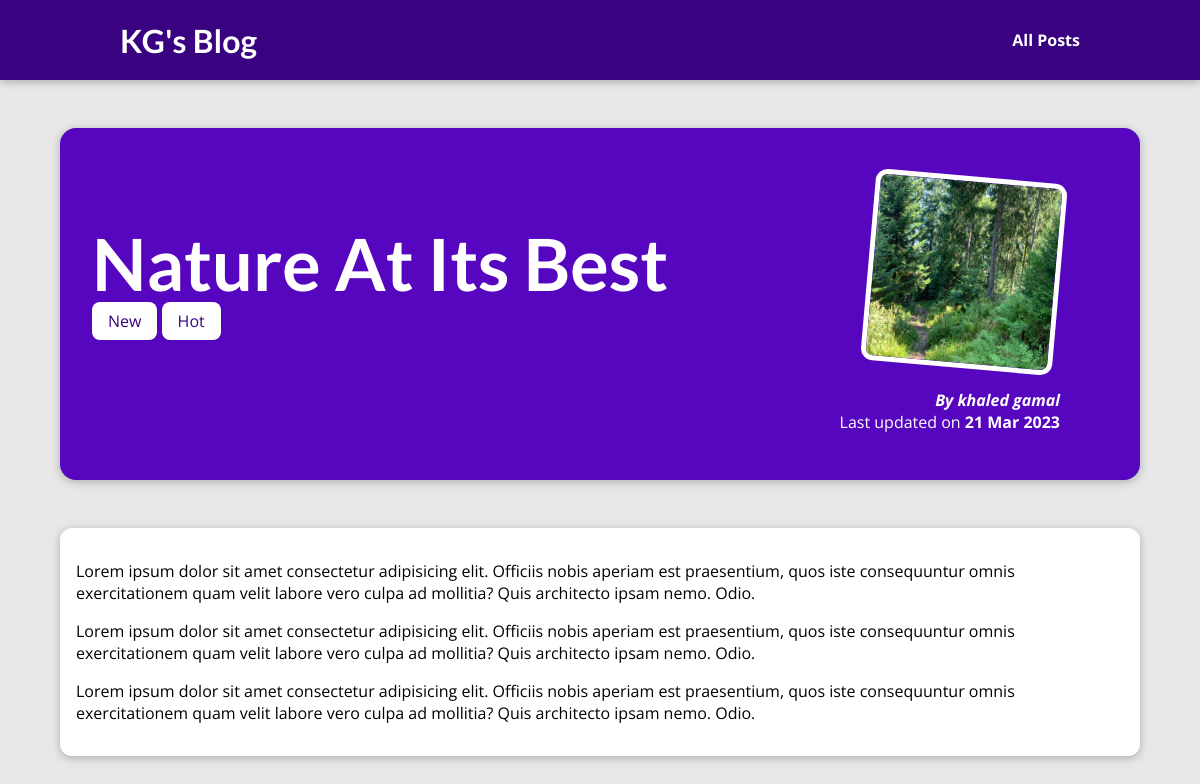
The page /posts/nature-at-its-best/ on the database its author committed.
### blog/models.py (models this page shows, shortened)
class Post(models.Model):
    title = models.CharField(max_length=100)
    excerpt = models.TextField(max_length=500)
    image = models.ImageField( upload_to='posts', null=True)
    date = models.DateField(auto_now=True)
    slug = models.SlugField(unique=True, db_index=True)
    content = models.TextField(validators=[MinLengthValidator(10)])
    author = models.ForeignKey(
        "Author",  on_delete=models.SET_NULL, null=True, related_name='posts')
    tags = models.ManyToManyField("Tag")

class Tag(models.Model):
    caption = models.CharField(max_length=20)

class Author(models.Model):
    first_name = models.CharField(max_length=50)
    last_name = models.CharField(max_length=50)
    email_address = models.EmailField(max_length=254)
    def full_name(self):
        return f'{self.first_name} {self.last_name}'
    def __str__(self):
        return self.full_name()

### blog/views.py (the view)
# urls.py: path('posts/<slug:slug>/', views.SinglePostView.as_view(), name='post-detail-page'),
class SinglePostView(DetailView):
    template_name = 'blog/post-detail.html'
    model = Post
    def get_context_data(self, **kwargs):
        context = super().get_context_data(**kwargs)
        context["post_tags"] = self.object.tags.all() #access all the tags for this given post
        return context

### blog/templates/blog/post-detail.html (shortened to what this page needs)
{% extends 'base.html' %}
{% load static %}
{% block css_files %}
    <link rel="stylesheet" href="{% static 'blog/post-detail.css' %}">
{% endblock css_files %}
{% block body %}
    <section id="summary">
        <h2>{{post.title}}</h2>
        <div>
            {% for tag in post_tags  %}
                <span class='tag'>{{tag.caption}}</span>
            {% endfor %}
        </div>
        <article>
            <img src="{{post.image.url}}" alt="{{post.title}}" />
            <address>By <a href="mailto:{{post.author.email_address}}">{{post.author}}</a></address>
            <div>Last updated on <time>{{post.date|date:'d M Y'}}</time></div>
        </article>
    </section>
    <main>
        {{post.content|linebreaks}}
    </main>
{% endblock body %}

### static/app.css (style rules this page uses)
* { box-sizing: border-box; }
html { font-family: 'Open Sans', 'Lato', sans-serif; }
body { margin: 0; }
h1, h2, h3 { font-family: 'Lato', sans-serif; font-weight: bold; }

### blog/static/blog/post-detail.css (style rules this page uses)
body { background-color: #e7e7e7; }
#summary { margin: 8rem auto 3rem auto; padding: 2rem; width: 90%; max-width: 90rem; border-radius: 16px; background-color: #5706c0; position: relative; box-shadow: 0 2px 8px rgba(0, 0, 0, 0.25); height: 22rem; }
#summary h2 { color: white; font-size: 4.5rem; margin-bottom: 0.25rem; }
#summary article { position: absolute; top: 2rem; right: 3rem; padding: 1rem 2rem; border-radius: 12px; text-align: right; color: white; }
#summary article img { width: 12rem; height: 12rem; border-radius: 12px; transform: rotateZ(5deg); border: 5px solid white; margin-bottom: 1rem; }
#summary address { font-weight: bold; }
#summary a { color:white; text-decoration: none; }
#summary time { font-weight: bold; }
main { width: 90%; max-width: 90rem; margin: 3rem auto; background-color: white; padding: 1rem; border-radius: 12px; box-shadow: 0 2px 8px rgba(0, 0, 0, 0.25); }
.tag { background-color: white; color: #390281; padding: 0.5rem 1rem; border-radius: 8px; }

### rows shown on the page
Post: title "Nature At Its Best", image (picture), author "khaled gamal", date "21 Mar 2023", content "Lorem ipsum dolor sit amet consectetur adipisicing elit. Officiis nobis aperiam est praesentium, quos iste consequuntur omnis exercitationem quam velit labore vero culpa ad mollitia? Quis architecto ipsam nemo. Odio. Lorem ipsum dolor sit amet consectetur adipisicing elit. Officiis nobis aperiam est praesentium, quos iste consequuntur omnis exercitationem quam velit labore vero culpa ad mollitia? Quis architecto ipsam nemo. Odio. Lorem ipsum dolor sit amet consectetur adipisicing elit. Officiis nobis aperiam est praesentium, quos iste consequuntur omnis exercitationem quam velit labore vero culpa ad mollitia? Quis architecto ipsam nemo. Odio."
Tag: caption "New"
Tag: caption "Hot"
